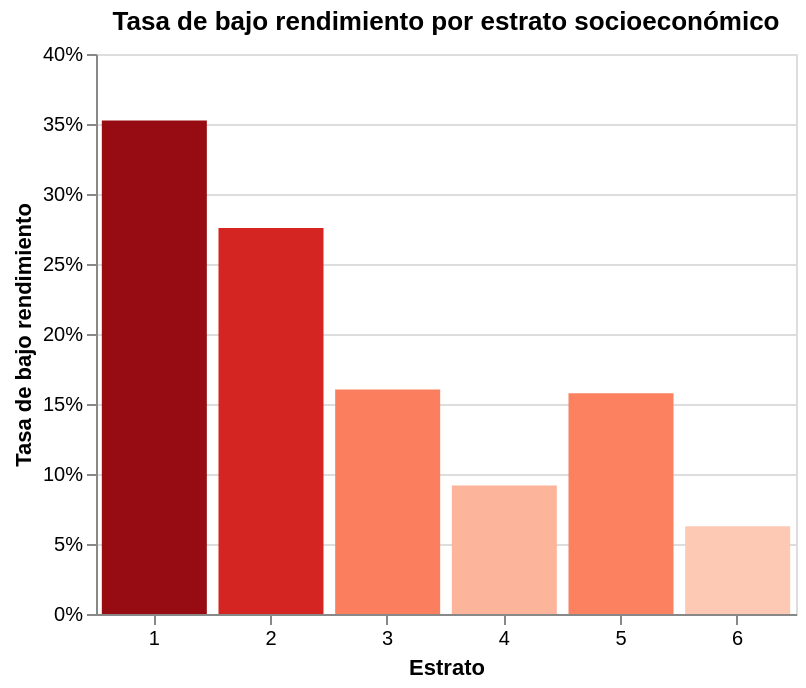

Notebook source saved alongside this figure:
### Markdown cell above
### 2.3 Analysis

### Code cell
# Estrato vs bajo_rendimiento

estrato_risk = (
    df_model.dropna(subset=['estrato_num'])
    .groupby('estrato_num')[TARGET]
    .mean()
    .reset_index()
    .rename(columns={TARGET: 'tasa_riesgo'})
)

estrato_risk['estrato_num'] = estrato_risk['estrato_num'].astype(str)

chart_estrato = alt.Chart(estrato_risk).mark_bar().encode(
    x=alt.X('estrato_num:O', title='Estrato', axis=alt.Axis(labelAngle=0)),
    y=alt.Y('tasa_riesgo:Q', title='Tasa de bajo rendimiento', axis=alt.Axis(format='%')),
    color=alt.Color('tasa_riesgo:Q', scale=alt.Scale(scheme='reds'), legend=None)
).properties(
    width=350, height=280,
    title='Tasa de bajo rendimiento por estrato socioeconómico'
)

chart_estrato

### Figure 1 — Vega specification as saved in the notebook (floating-point values rounded to 4 significant figures)
{"$schema": "https://vega.github.io/schema/vega/v6.json", "data": [{"name": "source_0", "values": [{"estrato_num": "1", "tasa_riesgo": 0.3525, "tasa_riesgo_end": 0.3525, "tasa_riesgo_start": 0.0}, {"estrato_num": "2", "tasa_riesgo": 0.2756, "tasa_riesgo_end": 0.2756, "tasa_riesgo_start": 0.0}, {"estrato_num": "3", "tasa_riesgo": 0.1603, "tasa_riesgo_end": 0.1603, "tasa_riesgo_start": 0.0}, {"estrato_num": "4", "tasa_riesgo": 0.09172, "tasa_riesgo_end": 0.09172, "tasa_riesgo_start": 0.0}, {"estrato_num": "5", "tasa_riesgo": 0.1577, "tasa_riesgo_end": 0.1577, "tasa_riesgo_start": 0.0}, {"estrato_num": "6", "tasa_riesgo": 0.06271, "tasa_riesgo_end": 0.06271, "tasa_riesgo_start": 0.0}]}, {"name": "source_0_x_domain_estrato_num", "values": [{"estrato_num": "1"}, {"estrato_num": "2"}, {"estrato_num": "3"}, {"estrato_num": "4"}, {"estrato_num": "5"}, {"estrato_num": "6"}]}, {"name": "source_0_color_domain_tasa_riesgo", "values": [{"min": 0.06271, "max": 0.3525}]}], "marks": [{"type": "rect", "name": "marks", "from": {"data": "source_0"}, "encode": {"update": {"fill": {"field": "tasa_riesgo", "scale": "color"}, "x": {"field": "estrato_num", "scale": "x"}, "width": {"signal": "max(0.25, bandwidth('x'))"}, "y": {"field": "tasa_riesgo_end", "scale": "y"}, "y2": {"field": "tasa_riesgo_start", "scale": "y"}}}, "style": ["bar"]}], "scales": [{"name": "x", "type": "band", "domain": {"data": "source_0_x_domain_estrato_num", "field": "estrato_num", "sort": true}, "range": [0, {"signal": "width"}], "paddingInner": 0.1, "paddingOuter": 0.05}, {"name": "y", "type": "linear", "domain": {"data": "source_0", "fields": ["tasa_riesgo_start", "tasa_riesgo_end"]}, "range": [{"signal": "height"}, 0], "nice": true, "zero": true}, {"name": "color", "type": "linear", "domain": [{"signal": "(data(\"source_0_color_domain_tasa_riesgo\")[0] || {}).min"}, {"signal": "(data(\"source_0_color_domain_tasa_riesgo\")[0] || {}).max"}], "range": {"scheme": "reds"}, "zero": false, "interpolate": "hcl"}], "axes": [{"scale": "y", "tickCount": {"signal": "ceil(height/40)"}, "grid": true, "aria": false, "minExtent": 0, "zindex": 0, "domain": false, "gridScale": "x", "labels": false, "maxExtent": 0, "ticks": false, "orient": "left"}, {"scale": "x", "labelAngle": 0, "orient": "bottom", "title": "Estrato", "labelBaseline": "top", "grid": false, "zindex": 0}, {"scale": "y", "orient": "left", "grid": false, "labelOverlap": true, "format": "%", "title": "Tasa de bajo rendimiento", "tickCount": {"signal": "ceil(height/40)"}, "zindex": 0}], "title": {"text": "Tasa de bajo rendimiento por estrato socioeconómico", "frame": "group"}, "padding": 5, "background": "white", "width": 350, "style": "cell", "height": 280}
